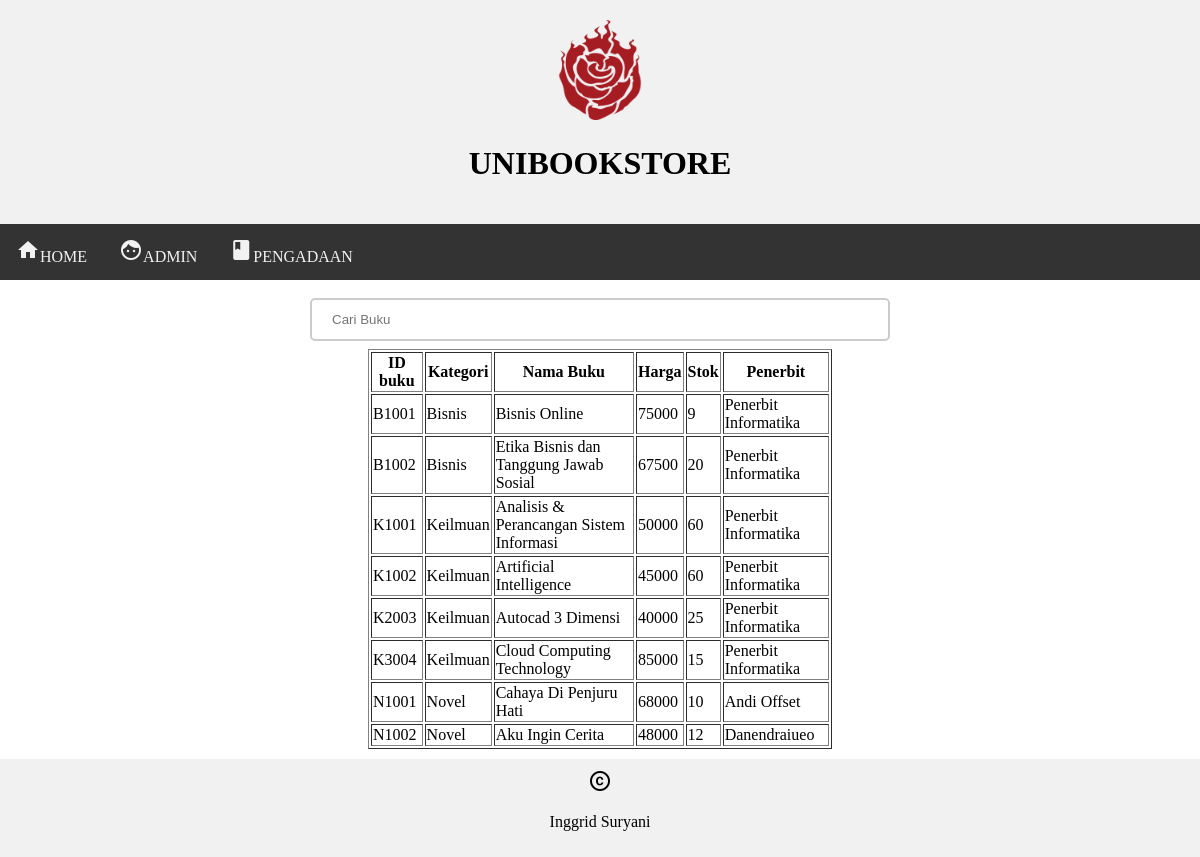
The page / on the database its author committed.
### tables this page shows
CREATE TABLE `tabel_buku` (
  `idbuku` varchar(20) NOT NULL,
  `kategori` varchar(50) DEFAULT NULL,
  `namabuku` varchar(100) DEFAULT NULL,
  `harga` decimal(20,0) DEFAULT NULL,
  `stok` int(20) DEFAULT NULL,
  `penerbit` varchar(100) DEFAULT NULL
);

### index.php (the view, shortened to what this page needs)
<!DOCTYPE html>
<html>
<head>
  <link rel="stylesheet" type="text/css" href="index.css">
</head>
<body>
  <div class="header">
    <img src="rwby-icon.png" width="100px" height="100px">
    <h1>UNIBOOKSTORE</h1>
  </div>
  <div class="topnav">
    <a href="index.php"><i class="material-icons">home</i>HOME</a>
    <a href="admin.php" target="_blank"><i class="material-icons">face</i>ADMIN</a>
    <a href="pengadaan.php" target="_blank"><i class="material-icons">book</i>PENGADAAN</a>
  </div>
  <div class="row">
    <div class="column side">
    </div>
    <div class="column middle">
      <form action="caribuku.php" method="post" id="namabuku">
        <input type="text" placeholder="Cari Buku" name="namabuku" >
      </form>
    <?php
    include 'koneksi.php';
    $sql = "SELECT * FROM data.tabel_buku";
    if($result = mysqli_query($koneksi, $sql)){
      if(mysqli_num_rows($result) > 0){
        echo "<table border=1 width=80% align=center>";
        echo "<tr>";
        echo "<th>ID buku</th>";
        echo "<th>Kategori</th>";
        echo "<th>Nama Buku</th>";
        echo "<th>Harga </th>";
        echo "<th>Stok</th>";
        echo "<th>Penerbit</th>";
        echo "</tr>";
        while($row = mysqli_fetch_array($result))
        {
          echo "<tr>";
          echo "<td>" . $row['idbuku'] . "</td>";
          echo "<td>" . $row['kategori'] . "</td>";
          echo "<td>" . $row['namabuku'] . "</td>";
          echo "<td>" . $row['harga'] . "</td>";
          echo "<td>" . $row['stok'] . "</td>";
          echo "<td>" . $row['penerbit'] . "</td>";
          echo "</tr>";
        }
        echo "</table>";
      } else {
        echo "No records matching your query were found.";
      }
    } else {
      echo "ERROR: Could not able to execute $sql. " . mysqli_error($koneksi);
    }
    ?>
   </div>
    <div class="column side">
    </div>
  </div>
  <div class="footer">
    <i class="material-icons">copyright</i>
    <p>Inggrid Suryani</p>
  </div>
</body>
</html>

### index.css (style rules this page uses)
* { box-sizing: border-box; }
body { margin: 0; }
.header { background-color: #f1f1f1; padding: 20px; text-align: center; }
.topnav { overflow: hidden; background-color: #333; }
.topnav a { float: left; display: block; color: #f2f2f2; text-align: center; padding: 14px 16px; text-decoration: none; }
input[type=text] { width: 100%; padding: 12px 20px; margin: 8px 0; display: inline-block; border: 2px solid #ccc; border-radius: 5px; box-sizing: border-box; }
.column { float: left; padding: 10px; }
.column.side { width: 25%; }
.column.middle { width: 50%; }
.row:after { content: ""; display: table; clear: both; }
.footer { background-color: #f1f1f1; padding: 10px; text-align: center; }

### rows shown on the page
tabel_buku: idbuku "B1001", kategori "Bisnis", namabuku "Bisnis Online", harga "75000", stok "9", penerbit "Penerbit Informatika"
tabel_buku: idbuku "B1002", kategori "Bisnis", namabuku "Etika Bisnis dan Tanggung Jawab Sosial", harga "67500", stok "20", penerbit "Penerbit Informatika"
tabel_buku: idbuku "K1001", kategori "Keilmuan", namabuku "Analisis & Perancangan Sistem Informasi", harga "50000", stok "60", penerbit "Penerbit Informatika"
tabel_buku: idbuku "K1002", kategori "Keilmuan", namabuku "Artificial Intelligence", harga "45000", stok "60", penerbit "Penerbit Informatika"
tabel_buku: idbuku "K2003", kategori "Keilmuan", namabuku "Autocad 3 Dimensi", harga "40000", stok "25", penerbit "Penerbit Informatika"
tabel_buku: idbuku "K3004", kategori "Keilmuan", namabuku "Cloud Computing Technology", harga "85000", stok "15", penerbit "Penerbit Informatika"
tabel_buku: idbuku "N1001", kategori "Novel", namabuku "Cahaya Di Penjuru Hati", harga "68000", stok "10", penerbit "Andi Offset"
tabel_buku: idbuku "N1002", kategori "Novel", namabuku "Aku Ingin Cerita", harga "48000", stok "12", penerbit "Danendraiueo"
